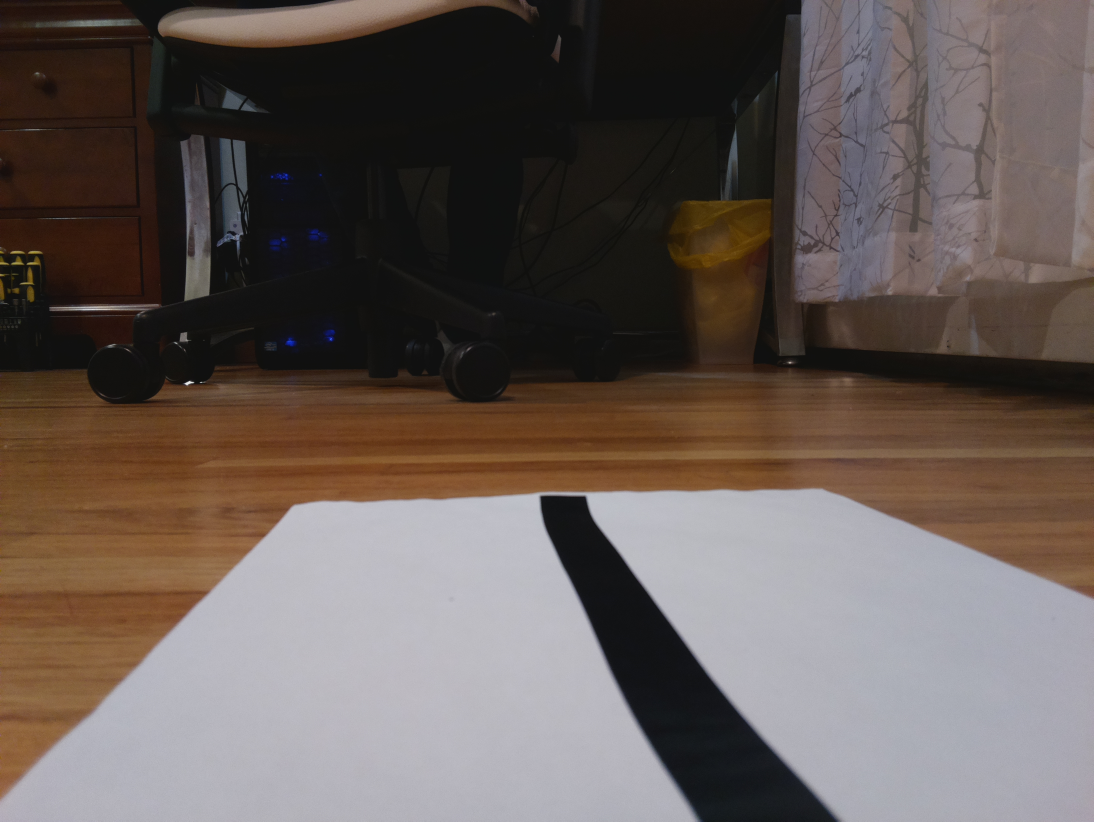
#> input picture black_strip.jpg, 3280 x 2464 px (shown at 1/3 size)
$ python testImg.py   (older library calls are emulated)
#> lines starting #> are read from the running program, lines starting #| are printed output that depends on the picture; after the words box and inside, x2 and y2 are one past the last pixel; in counts of white or black regions, pixels touching at a corner belong together
#> further down, test is the input picture: shape (2464, 3280, 3); mean B, G, R 85.6, 90.4, 101.2
# NOTE: This script is for testing out without picamera installed

import cv2
import numpy as np

def getLargestContour(input, threshold, otsu=True):
#> called with threshold = 50, otsu = False
    gray = cv2.cvtColor(input, cv2.COLOR_BGR2GRAY)
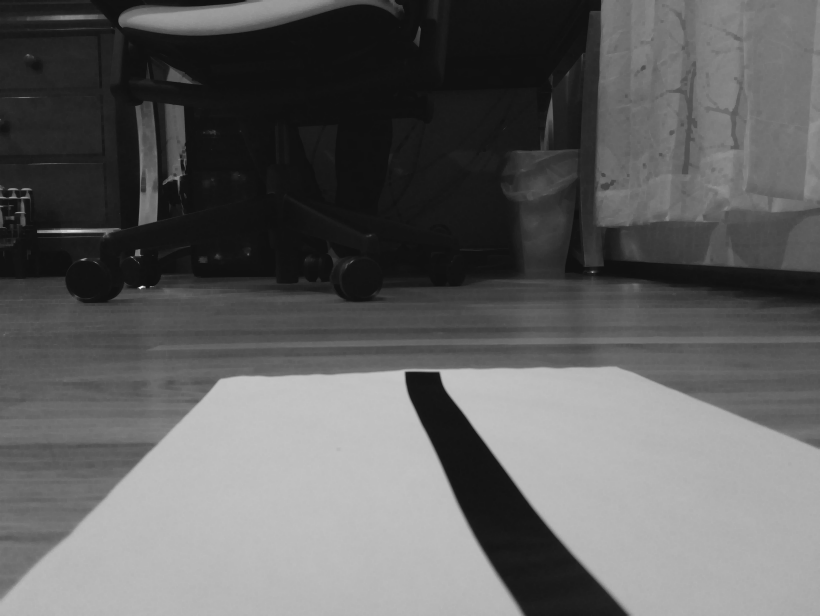
#> gray: shape (1232, 1640) (shown at 1/2 size); min 16, max 243, mean 95.7
    gray = cv2.GaussianBlur(gray, (3, 3), 0)
    threshType = cv2.THRESH_BINARY_INV | cv2.THRESH_OTSU if (otsu) \
            else cv2.THRESH_BINARY_INV
    _,thresh = cv2.threshold(gray, threshold, 255, \
            threshType)
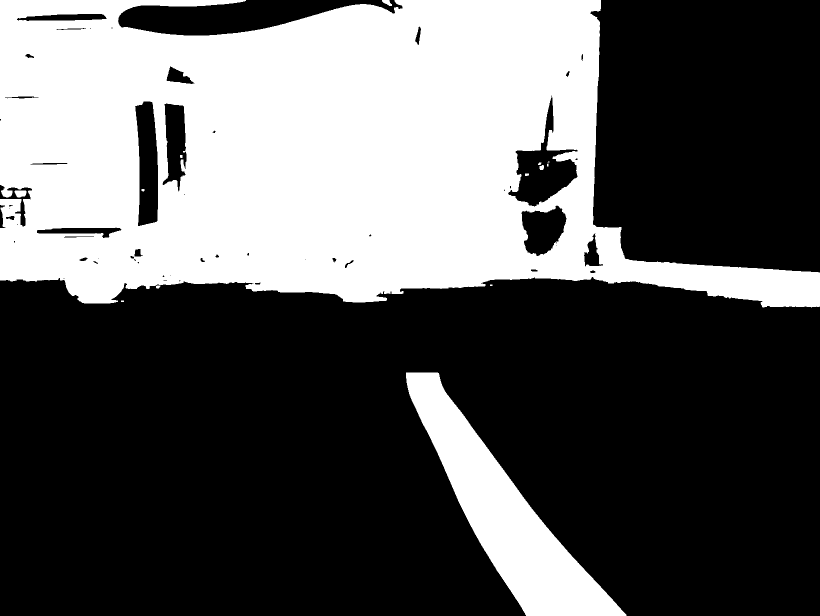
#> thresh: shape (1232, 1640) (shown at 1/2 size); 35.5% white; 14 white regions (4 under 20 px)
    _,contours, hierarchy = cv2.findContours(thresh, cv2.RETR_TREE, \
            cv2.CHAIN_APPROX_SIMPLE)
#> contours = 66 contours, 28 with area under 20; largest, box (x1, y1, x2, y2) and area: (0, 0, 1640, 615) 688089, (812, 745, 1253, 1232) 63940, (1015, 190, 1156, 414) 11578, (269, 202, 317, 453) 9084, (1042, 410, 1134, 513) 6288
    # Get largest contour (by area)
    maxIndex = 0
    maxArea = 0
    if (len(contours) > 0):
        return max(contours, key = cv2.contourArea)
    else:
        return None

def drawContour(img, contour, color, thickness=8):
    cv2.drawContours(img, [contour], -1, color, thickness)

def close(img):
    kernel = np.ones((5, 5), np.uint8)
    return cv2.morphologyEx(img, cv2.MORPH_CLOSE, kernel)

test = cv2.imread('black_strip.jpg')
test = cv2.resize(test, (0,0), fx=0.5, fy=0.5, interpolation=cv2.INTER_CUBIC)

#testGray = cv2.cvtColor(test, cv2.COLOR_BGR2GRAY)
test = close(test)
contour = getLargestContour(test, 50, False)
#> contour = contour of 1251 points, box (x1, y1, x2, y2) (0, 0, 1640, 615), area 688089

moment = cv2.moments(contour)
#> moment = moments, m00 688089, centre m10/m00, m01/m00 = (634.4, 306.4)
cx = int(moment["m10"]/moment["m00"])
#> cx = 634
cy = int(moment["m01"]/moment["m00"])
#> cy = 306
width = np.size(test, 1)
#> width = 1640
height = np.size(test, 0)
#> height = 1232
bottomCenter = (width/2, height)
#> bottomCenter = (820, 1232)

testGray = cv2.cvtColor(test, cv2.COLOR_BGR2GRAY)
drawContour(test, contour, (0, 255, 0), 2)
#> in drawContour, `cv2.drawContours(img, [contour], -1, color, thickness)`:
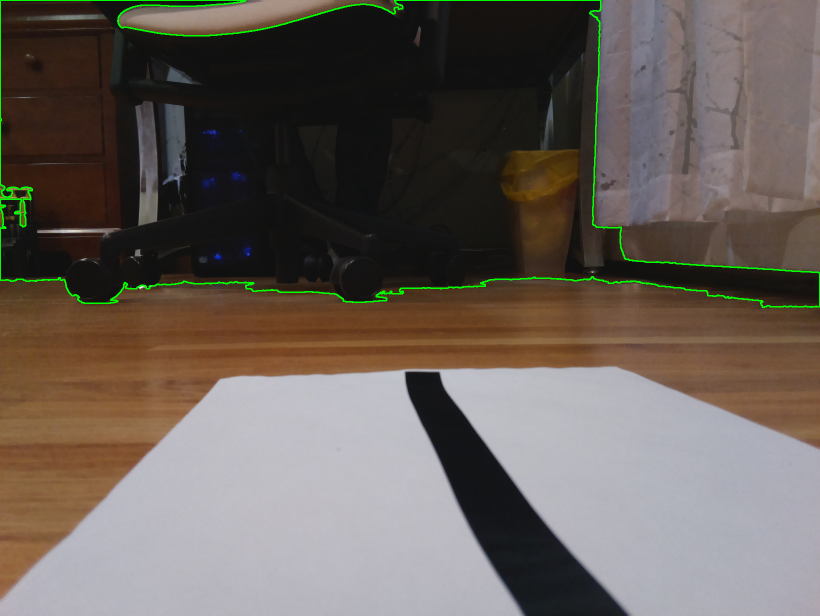
#> img: shape (1232, 1640, 3) (shown at 1/2 size); mean B, G, R 88.1, 94.9, 103.4
cv2.line(test, (cx, cy), bottomCenter, (0, 255, 0), 4)
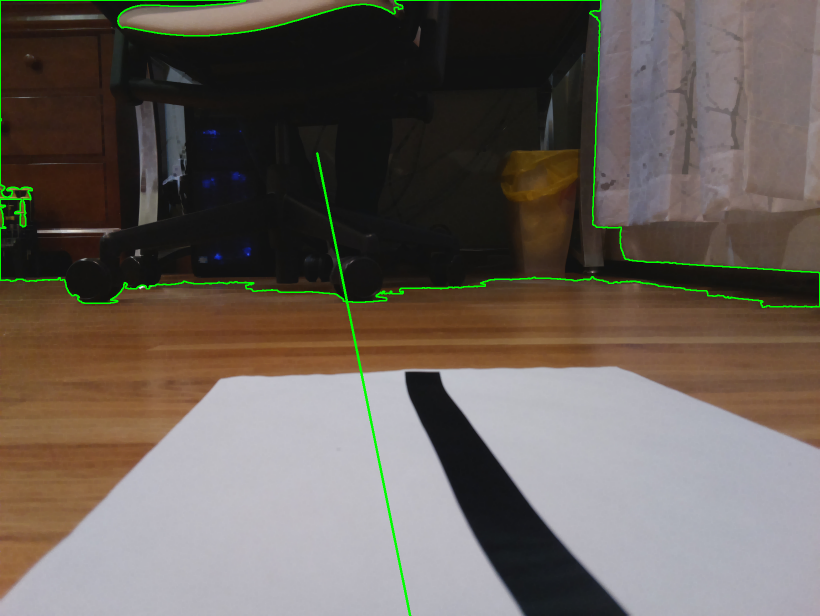
#> test: shape (1232, 1640, 3) (shown at 1/2 size); 0.23% of pixels changed, all inside (x1, y1, x2, y2) = (632, 304, 823, 1232)
cv2.imshow('result', test)

if cv2.waitKey(0) == ord('q'):
#> (key q is pressed here)
	cv2.destroyAllWindows

$ run again, with test.jpg copied over black_strip.jpg
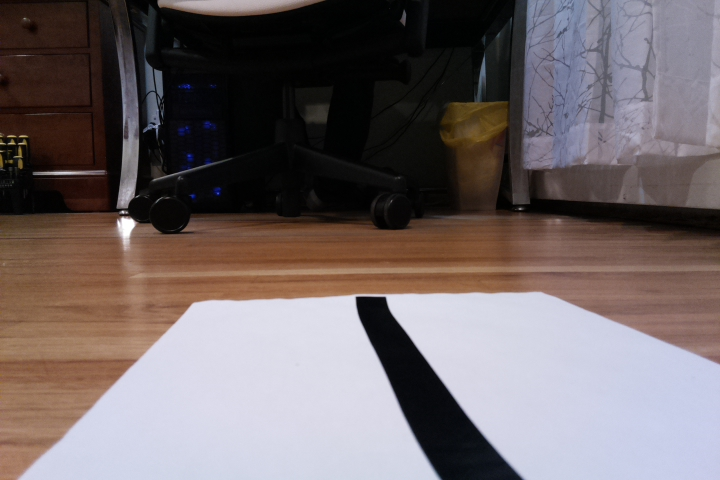
#> input picture test.jpg, 720 x 480 px
#> test is the input picture: shape (480, 720, 3); mean B, G, R 104, 103, 113.1
#> in getLargestContour, `_,thresh = cv2.threshold(gray, threshold, 255, \ threshType)`:
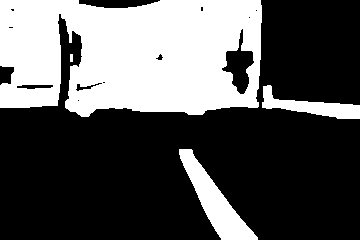
#> thresh: shape (240, 360); 34% white; 4 white regions
#> contours = 15 contours, 8 with area under 20; largest, box (x1, y1, x2, y2) and area: (0, 0, 262, 117) 26306, (179, 149, 258, 240) 2244, (262, 85, 360, 119) 1173, (221, 28, 255, 95) 966, (16, 84, 54, 90) 146, (75, 82, 103, 92) 94, (155, 53, 164, 61) 30
#> contour = contour of 179 points, box (x1, y1, x2, y2) (0, 0, 262, 117), area 26306
#> moment = moments, m00 26306.5, centre m10/m00, m01/m00 = (134.1, 54.94)
#> cx = 134
#> cy = 54
#> width = 360
#> height = 240
#> bottomCenter = (180, 240)
#> `cv2.line(test, (cx, cy), bottomCenter, (0, 255, 0), 4)`:
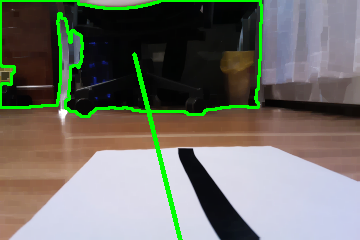
#> test: shape (240, 360, 3); mean B, G, R 104.8, 114.4, 113.2
